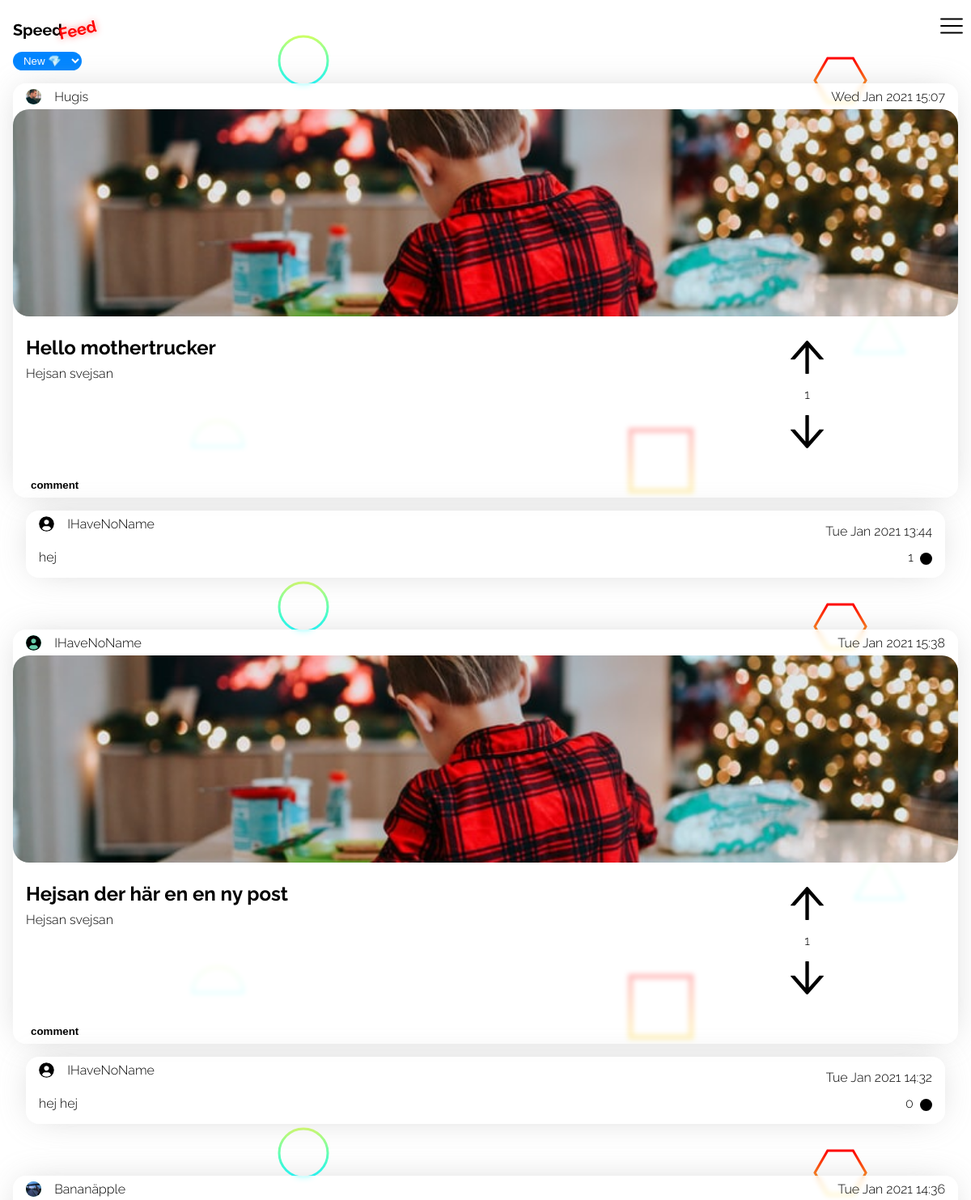
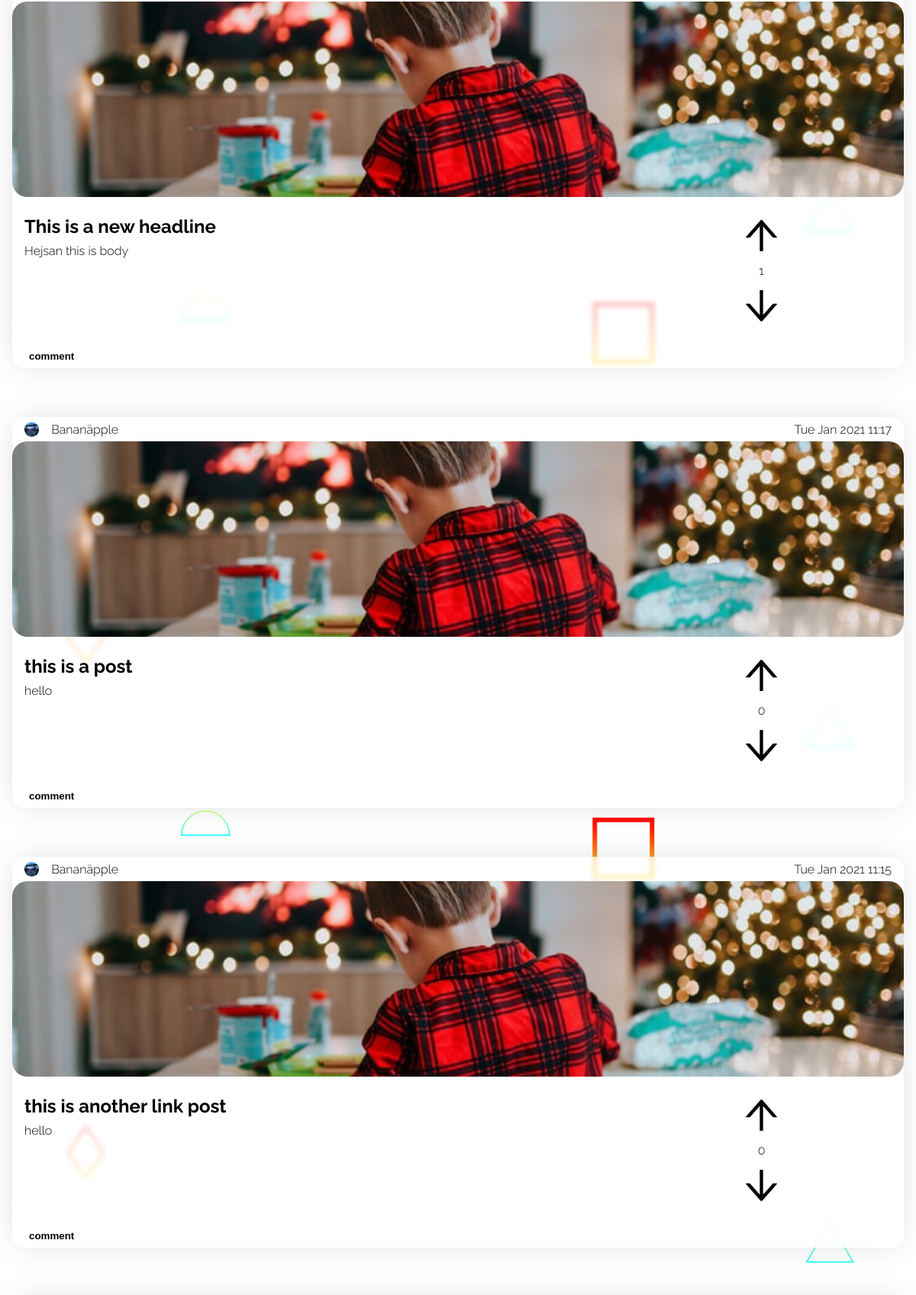
The page /views/index.php (upper part) on the database its author committed (2 pictures, top to bottom).
### tables this page shows
CREATE TABLE "Posts" ("id" integer,"user_id" int,"header" varchar,"body" text,"date" int, "color" varchar, "upDown" int, "link" varchar, PRIMARY KEY (id));

CREATE TABLE "Users" ("id" integer,"name" varchar,"email" varchar,"avatar_path" varchar,"password_hash" varchar,"bio" text, "sort_by" varchar, PRIMARY KEY (id));

CREATE TABLE "Comments" ("id" integer,"user_id" int,"post_id" int,"body" text, "date" int, PRIMARY KEY (id));

### functions.php (called while the page is built, shortened)
<?php
function getUpvotes($db, $id): int
{
    $query = 'SELECT COUNT(*) FROM comment_likes WHERE comment_id = :comment_id';
    $statement = $db->prepare($query);
    $statement->bindParam(':comment_id', $id, PDO::PARAM_INT);
    $statement->execute();
    $upvotes = $statement->fetch(PDO::FETCH_ASSOC);
    return (int) $upvotes["COUNT(*)"];
}

### views/index.php (the view, shortened to what this page needs)
<?php
require('header.php');
require('../functions.php');
$db = new PDO('sqlite:../hacker_news_database.sqlite3');
if (isset($_SESSION['user'])) {
    $userId = $_SESSION['user']['id'];
    $stmt = $db->prepare("SELECT sort_by FROM Users where id = :userId");
    $stmt->bindParam(':userId', $userId);
    $stmt->execute();
    $data = $stmt->fetch(PDO::FETCH_ASSOC);
    $sort_by = $data['sort_by'];
} else {
    if (isset($_SESSION['sort'])) {
        $sort_by = $_SESSION['sort'];
    } else {
        $sort_by = 'new';
    }
}
if ($sort_by === 'new') {
    $result = $db->query("SELECT * FROM Posts ORDER BY \"date\" DESC LIMIT 30");
} else if ($sort_by === 'mostupvoted') {
    $result = $db->query("SELECT id, user_id, header, body, date, link, ifnull((select sum(up_down) from likes where posts.id=likes.post_id), 0) AS antallikes FROM Posts ORDER BY antallikes DESC LIMIT 30");
}
$posts = $result->fetchAll(PDO::FETCH_ASSOC);
?>
<body>
    <?php require('./nav.php') ?>
    <select class="sort-by" name="sort" id="">
        <option <?php if ($sort_by === 'new') {
                    echo 'selected';
                } ?>value="new">New 💎</option>
    </select>
    <?php foreach ($posts as $post) : ?>
        <?php
        $postId = $post['id'];
        $upvoteImage = '/images/upvote.svg';
        $downvoteImage = '/images/downvote.svg';
        $commentResult = $db->query("SELECT * FROM Comments WHERE post_id = $postId");
        $comments = $commentResult->fetchAll(PDO::FETCH_ASSOC);
        $likesResult = $db->query("SELECT COUNT(user_id) AS 'likes' FROM Likes WHERE post_id = $postId AND up_down = 1");
        $likes = $likesResult->fetch(PDO::FETCH_ASSOC)['likes'];
        $dislikeResult = $db->query("SELECT COUNT(user_id) AS 'dislikes' FROM Likes WHERE post_id = $postId AND up_down = -1");
        $dislikes = $dislikeResult->fetch(PDO::FETCH_ASSOC)['dislikes'];
        $LikesSum = $likes - $dislikes;
        $postUserId = $post['user_id'];
        $result = $db->query("SELECT * FROM Users WHERE id = $postUserId");
        $user = $result->fetch(PDO::FETCH_ASSOC);
        isset($user['avatar_path']) ? $avatarPath = $user['avatar_path'] : $avatarPath = '/Account/uploads/default.svg';
        if (isset($user['name'])) {
            $userName = $user['name'];
        } else {
            $userName = 'IHaveNoName';
        }
        ?>
        <div data-postId="<?= $postId ?>" class="post id<?= $postId ?> post-group<?= $postId ?>">
            <div class="date-section">
                <div class="left">
                    <img src=<?= $avatarPath ?> alt="">
                    <p class="name"><?= $userName ?></p>
                </div>
                <div class="right">
                    <p class="date"><?= date('D M Y H:i', $post['date']) ?></p>
                </div>
            </div>
            <a href="<?= $post['link'] ?>">
                <div class="image-section">
                    <img src="/images/photo-1609050470947-f35aa6071497.jpeg" alt="">
                </div>
            </a>
            <div class="text-section">
                <div class="text-section-text">
                    <h2><?= $post['header'] ?></h2>
                    <p><?= $post['body'] ?></p>
                </div>
                <div class="text-section-vote" data-post="<?= $post['id'] ?>">
                    <div class="upvote-section img-container">
                        <img class="upvote <?= $hasLiked ? 'upvote-active' : 'upvoteInactive' ?>" src="<?= $upvoteImage ?>" alt="">
                    </div>
                    <p><?= $LikesSum ?></p>
                    <div class="downvote-section img-container">
                        <img class="downvote <?= $hasDisliked ? 'downvote-active' : 'downvoteInactive' ?>" src="<?= $downvoteImage ?>" alt="">
                    </div>
                </div>
            </div>
            <div class="bottom-section">
                <div class="left">
                    <button class="post-coment-button">comment</button>
                </div>
            </div>
        </div>
        <?php foreach ($comments as $comment) : ?>
            <?php
            $commenter_id = $comment['user_id'];
            $result = $db->query("SELECT name FROM Users WHERE id = $commenter_id");
            $data = $result->fetch(PDO::FETCH_ASSOC);
            $commenter_name = $data['name'];
            $commentId = $comment['id'];
            $commenterId = $comment['user_id'];
            $result = $db->query("SELECT * FROM Users WHERE id = $commenterId");
            $commenter = $result->fetch(PDO::FETCH_ASSOC);
            $commentImageURL = $commenter['avatar_path'];
            isset($commenter['avatar_path']) ? $commentImageURL = $commenter['avatar_path'] : $commentImageURL = '/Account/uploads/default.svg';
            if (isset($commenter['name'])) {
                $commenter_name = $commenter['name'];
            } else {
                $commenter_name = 'IHaveNoName';
            }
            ?>
            <div data-postId="<?= $postId ?>" data-id="<?= $commentId ?>" class="comment post<?= $postId ?> post-group<?= $postId ?> comment-id<?= $commentId ?>">
                <div class="upper">
                    <div class="left">
                        <img src=<?= $commentImageURL ?> alt="">
                        <p class="name"><?= $commenter_name ?></p>
                    </div>
                    <div class="right">
                        <p class="date"><?= date('D M Y H:i', $comment['date']) ?></p>
                    </div>
                </div>
                <div class="lower">
                    <div class="left">
                        <p class="comment-paragraph"><?= $comment['body'] ?></p>
                    </div>
                    <div class="right">
                        <span class="vote-number" data-id="<?= $commentId; ?>"><?= getUpvotes($db, $commentId) ?></span>
                        <?php if (isset($_SESSION['user'])) : ?>
                            <form class="like-comment-form" action="/Account/like-comment.php" method="post">
                                <input type="hidden" name="like-comment" id="comment-id" value="<?= $commentId; ?>"></input>
                                <?php if (!existUpvote($db, $commentId, $_SESSION['user']['id'])) : ?>
                                    <button style="background-color: black;" value="submit" type="submit" class="like-comment-button" data-id="<?= $commentId; ?>"></button>
                                <?php else : ?>
                                    <button style="background-color: rgb(37, 104, 246);" value="submit" type="submit" class="like-comment-button" data-id="<?= $commentId; ?>"></button>
                                <?php endif; ?>
                            </form>
                        <?php else : ?>
                            <button style="background-color: black;" value="submit" type="submit" class="like-comment-button" data-id="<?= $commentId; ?>"></button>
                        <?php endif; ?>
                    </div>
                </div>
            </div>
        <?php endforeach ?>
    <?php endforeach ?>
</body>
<?php require('footer.php') ?>

### views/header.php (shortened to what this page needs)
<!DOCTYPE html>
<html lang="en">
<head>
    <link rel="stylesheet" href="/styles/posts.css">
    <link rel="stylesheet" href="/styles/main.css">
    <link rel="stylesheet" href="/styles/nav.css">
    <link rel="stylesheet" href="/styles/login.css">
    <link rel="stylesheet" href="/styles/account.css">
</head>

### views/nav.php (shortened to what this page needs)
<nav>
    <div class="logo">
        <a href="/views/index.php"><img class="logo" src="/images/logo.svg" alt="Logotype 'speed feed'"></a>
    </div>
    <div class="hamburger-icon hamburger center-contain"></div>
    <div class="hamburger-menu hamburger">
    </div>
</nav>

### views/footer.php
</html>

### styles/posts.css (style rules this page uses)
:root { font-size: 16px; font-family: Raleway; --backdrop-blur: 3px; --post-background-color: rgba(255, 255, 255, 0.747); --box-shadow: 0px 0px 43px -12px rgba(184, 184, 184, 0.75); }
.post { background: var(--post-background-color); backdrop-filter: blur(var(--backdrop-blur)); max-width: 100%; display: flex; flex-direction: column; border-radius: 1rem; margin: 0rem 1rem 0rem 1rem; overflow: hidden; margin-bottom: 1rem; margin-top: 1rem; box-shadow: var(--box-shadow); }
.post:not(:first-of-type) { margin-top: 4rem; }
.date-section { height: 2rem; display: flex; justify-content: space-between; }
.date-section .left { display: flex; align-items: center; justify-content: center; margin-left: 1rem; height: 2rem; position: relative; }
.date-section .right { display: flex; flex-direction: row; height: 100%; margin-right: 1rem; position: relative; }
.date-section .left img { background: mediumaquamarine; height: 1.2rem; width: 1.2rem; border-radius: 50%; margin-right: 1rem; }
.date-section .right * { display: flex; align-items: center; justify-content: center; }
.date-section .left .name { display: flex; align-items: center; justify-content: center; }
.date-section .left .name { height: 100%; margin: 0; margin-right: 1rem; }
.date-section .right .date { height: 100%; margin: 0; }
.image-section { height: 16rem; width: 100%; overflow: hidden; }
.image-section img { position: relative; border-radius: 20px; height: 100%; width: 100%; object-fit: cover; }
.text-section { height: 10rem; display: flex; padding: 1rem; }
.text-section .text-section-text { width: 70%; }
.text-section .text-section-text h2 { margin: 0.5rem 0rem; }
.text-section .text-section-text p { margin: 0.5rem 0rem; }
.text-section .text-section-vote { width: 30%; display: flex; flex-direction: column; position: relative; }
.img-container { position: relative; width: 100%; margin: 0; flex-grow: 1; height: 40%; display: flex; justify-content: center; align-items: center; }
.text-section .text-section-vote img.upvote { height: 60%; width: auto; }
.text-section .text-section-vote p { position: relative; width: 100%; margin: 0; flex-grow: 1; display: flex; justify-content: center; align-items: center; }
.text-section .text-section-vote img.downvote { height: 60%; width: auto; }
.upvoteInactive { height: 60%; width: auto; }
.downvoteInactive { height: 60%; width: auto; }
.bottom-section { height: 2rem; display: flex; justify-content: space-between; }
.bottom-section .left { display: flex; justify-content: center; align-items: center; margin-left: 1rem; }
.bottom-section .left button { border: none; background: none; font-weight: bold; outline: none; }
.comment { position: relative; display: flex; flex-direction: column; border-radius: 1rem; margin: 0rem 2rem 1rem 2rem; flex-grow: 1; margin-bottom: 1rem; overflow: hidden; background: var(--post-background-color); backdrop-filter: blur(var(--backdrop-blur)); box-shadow: var(--box-shadow); }
.comment .upper { height: 2rem; display: flex; justify-content: space-between; }
.comment .upper .right { margin-right: 1rem; }
.comment .upper .left { display: flex; justify-content: space-between; align-items: center; margin-left: 1rem; }
.comment .upper .left img { height: 1.2rem; width: 1.2rem; border-radius: 50%; }
.comment .upper .left .name { margin-left: 1rem; }
.comment .lower { display: flex; justify-content: space-between; }
.comment .lower .right { display: flex; justify-content: center; align-items: center; margin-right: 1rem; }
.comment .lower .left { margin-left: 1rem; }
.like-comment-button { height: 15px; width: 15px; border: none; border-radius: 50%; margin-top: 3px; margin-left: 0.2rem; }
.vote-number { padding: 5px; }

### styles/main.css (style rules this page uses)
body { margin: 4rem 0 0 0; padding: 0; width: 100vw; background: url(/images/Scattered-Forcefields.svg); background-attachment: fixed; }

### rows shown on the page
posts: user.avatar_path (picture), user.name "Hugis", date "Wed Jan 2021 15:07", header "Hello mothertrucker", body "Hejsan svejsan", LikesSum "1"
comments: user.name "IHaveNoName", date "Tue Jan 2021 13:44", body "hej", commentId "1"
posts: shows a picture, user.name "IHaveNoName", date "Tue Jan 2021 15:38", header "Hejsan der här en en ny post", body "Hejsan svejsan", LikesSum "1"
comments: user.name "IHaveNoName", date "Tue Jan 2021 14:32", body "hej hej", commentId "0"
posts: user.avatar_path (picture), user.name "Bananäpple", date "Tue Jan 2021 14:36", header "This is a new headline", body "Hejsan this is body", LikesSum "1"
posts: user.avatar_path (picture), user.name "Bananäpple", date "Tue Jan 2021 11:17", header "this is a post", body "hello", LikesSum "0"
posts: user.avatar_path (picture), user.name "Bananäpple", date "Tue Jan 2021 11:15", header "this is another link post", body "hello", LikesSum "0"
